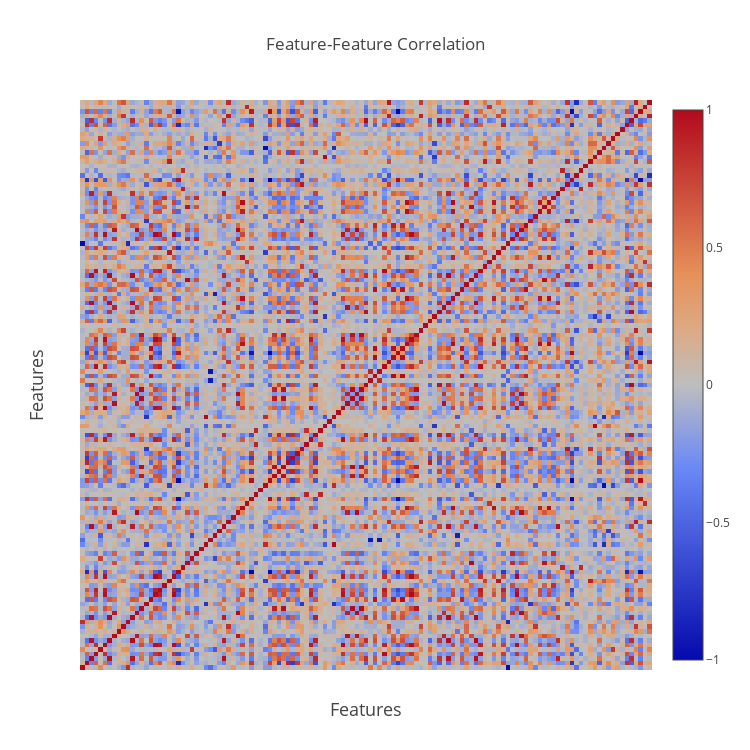

The notebook cell this image was saved under:
### Markdown cell above
### Correlations

### Code cell
#Correlations between features
corrFeat = dfTrain[features].corr()
dataCorrFeat = [go.Heatmap(x = features, y = features, z = corrFeat.values,
                          zmin = -1, zmax = 1, showscale = True)]
layout = dict(title = 'Feature-Feature Correlation',
             xaxis = dict(title = 'Features', titlefont = dict(size = 18),
                          showticklabels = False, ticks = ""),
              yaxis = dict(title = 'Features', titlefont = dict(size = 18),
                          showticklabels = False, ticks = ""),
              width = 750, height = 750,
              autosize = False
              )
figure = dict(data = dataCorrFeat, layout = layout)
iplot(figure)

### Figure 1 — Plotly figure (JSON) as saved in the notebook; plotly's stock layout.template omitted (floating-point values rounded to 4 significant figures; data arrays with more than 128 entries replaced by an {"elided": "..."} marker saying what was removed)
{"data": [{"showscale": true, "type": "heatmap", "x": ["lattice_angle_gamma_degree", "Cation-O NN1 BL Max", "Al CN Max", "In-In NN1 BL Max Inv", "O CN Min", "In CN Max", "O-Al NN1 BL Min Inv", "Ga CN Max", "O CN Max", "Clusters 2-3", "Hull Volume 1-3 Per Atom", "Al-O NN1 BL Min Inv", "Ga-O NN1 BL Max Inv", "Al-In NN1 BL Min Inv", "Clusters 1-2 Per Atom", "Ga-Al NN1 BL Max Inv", "In-O NN1 BL Avg Inv", "O-In NN1 BL Avg Inv", "Ga Atoms", "Unique 2", "O-In NN1 BL Min Inv", "O-O NN1 BL Min Inv", "In-O NN1 BL Range Inv", "Ga-Ga NN1 BL Min Inv", "O-O NN1 BL Range Inv", "O-Ga NN1 BL Max Inv", "O-Al NN1 BL Range Inv", "lattice_vector_1_ang", "lattice_angle_alpha_degree", "O-O NN1 BL Range", "Clusters Per Atom", "Al CN Avg", "Hull Volume 2-3 Per Atom", "xy", "Ga-O NN1 BL Avg Inv", "In-Ga NN1 BL Avg Inv", "Al-Ga NN1 BL Range Inv", "O-O NN1 BL Min", "Ga-O NN1 BL Range Inv", "O-Ga NN1 BL Range Inv", "lattice_angle_beta_degree", "O-O NN1 BL Avg", "Al-In NN1 BL Max Inv", "O-Al NN1 BL Max Inv", "Al-In NN1 BL Avg Inv", "Cation-O NN1 BL Avg", "percent_atom_al", "In Atoms", "number_of_total_atoms", "Ga-Al NN1 BL Range Inv", "In CN Min", "O-Al NN1 BL Avg Inv", "Ga-In NN1 BL Range Inv", "lattice_vector_3_ang", "Al-Al NN1 BL Range Inv", "xx", "Clusters 1-3", "In CN Avg", "Ga CN Avg", "In-Al NN1 BL Min Inv", "O-Ga NN1 BL Min Inv", "In-Al NN1 BL Avg Inv", "Al-Al NN1 BL Min Inv", "xz", "Al-Ga NN1 BL Min Inv", "yz", "In-In NN1 BL Avg Inv", "lattice_vector_2_ang", "Ga-Al NN1 BL Min Inv", "O-O NN1 BL Max Inv", "Ga-Al NN1 BL Avg Inv", "Ga-In NN1 BL Avg Inv", "In-O NN1 BL Max Inv", "In-Al NN1 BL Max Inv", "Clusters", "Ga-Ga NN1 BL Range Inv", "Cation-O NN1 BL Min", "zy", "Al-Al NN1 BL Max Inv", "Ga CN Min", "Al-O NN1 BL Max Inv", "In-Ga NN1 BL Min Inv", "spacegroup", "Al-Ga NN1 BL Avg Inv", "Hull Volume Per Atom", "Ga-Ga NN1 BL Avg Inv", "Al-O NN1 BL Avg Inv", "In-In NN1 BL Min Inv", "Unique 3", "Al-O NN1 BL Range Inv", "In-Ga NN1 BL Max Inv", "Clusters 1-2", "O-In NN1 BL Max Inv", "yx", "O-Ga NN1 BL Avg Inv", "In-O NN1 BL Min Inv", "Ga-O NN1 BL Min Inv", "Al-Ga NN1 BL Max Inv", "Hull Volume 1-3", "Clusters 2-3 Per Atom", "Ga-In NN1 BL Max Inv", "Ga-Ga NN1 BL Max Inv", "Ga-In NN1 BL Min Inv", "percent_atom_ga", "Al CN Min", "In-Al NN1 BL Range Inv", "Hull Volume", "O-O NN1 BL Avg Inv", "Hull Volume 1-2 Per Atom", "In-Ga NN1 BL Range Inv", "O-In NN1 BL Range Inv", "Unique 1", "zz", "Al Atoms", "zx", "Hull Volume 1-2", "O CN Avg", "Clusters 1-3 Per Atom", "In-In NN1 BL Range Inv", "percent_atom_in", "Al-Al NN1 BL Avg Inv", "Hull Volume 2-3", "O-O NN1 BL Max", "Al-In NN1 BL Range Inv", "yy"], "y": ["lattice_angle_gamma_degree", "Cation-O NN1 BL Max", "Al CN Max", "In-In NN1 BL Max Inv", "O CN Min", "In CN Max", "O-Al NN1 BL Min Inv", "Ga CN Max", "O CN Max", "Clusters 2-3", "Hull Volume 1-3 Per Atom", "Al-O NN1 BL Min Inv", "Ga-O NN1 BL Max Inv", "Al-In NN1 BL Min Inv", "Clusters 1-2 Per Atom", "Ga-Al NN1 BL Max Inv", "In-O NN1 BL Avg Inv", "O-In NN1 BL Avg Inv", "Ga Atoms", "Unique 2", "O-In NN1 BL Min Inv", "O-O NN1 BL Min Inv", "In-O NN1 BL Range Inv", "Ga-Ga NN1 BL Min Inv", "O-O NN1 BL Range Inv", "O-Ga NN1 BL Max Inv", "O-Al NN1 BL Range Inv", "lattice_vector_1_ang", "lattice_angle_alpha_degree", "O-O NN1 BL Range", "Clusters Per Atom", "Al CN Avg", "Hull Volume 2-3 Per Atom", "xy", "Ga-O NN1 BL Avg Inv", "In-Ga NN1 BL Avg Inv", "Al-Ga NN1 BL Range Inv", "O-O NN1 BL Min", "Ga-O NN1 BL Range Inv", "O-Ga NN1 BL Range Inv", "lattice_angle_beta_degree", "O-O NN1 BL Avg", "Al-In NN1 BL Max Inv", "O-Al NN1 BL Max Inv", "Al-In NN1 BL Avg Inv", "Cation-O NN1 BL Avg", "percent_atom_al", "In Atoms", "number_of_total_atoms", "Ga-Al NN1 BL Range Inv", "In CN Min", "O-Al NN1 BL Avg Inv", "Ga-In NN1 BL Range Inv", "lattice_vector_3_ang", "Al-Al NN1 BL Range Inv", "xx", "Clusters 1-3", "In CN Avg", "Ga CN Avg", "In-Al NN1 BL Min Inv", "O-Ga NN1 BL Min Inv", "In-Al NN1 BL Avg Inv", "Al-Al NN1 BL Min Inv", "xz", "Al-Ga NN1 BL Min Inv", "yz", "In-In NN1 BL Avg Inv", "lattice_vector_2_ang", "Ga-Al NN1 BL Min Inv", "O-O NN1 BL Max Inv", "Ga-Al NN1 BL Avg Inv", "Ga-In NN1 BL Avg Inv", "In-O NN1 BL Max Inv", "In-Al NN1 BL Max Inv", "Clusters", "Ga-Ga NN1 BL Range Inv", "Cation-O NN1 BL Min", "zy", "Al-Al NN1 BL Max Inv", "Ga CN Min", "Al-O NN1 BL Max Inv", "In-Ga NN1 BL Min Inv", "spacegroup", "Al-Ga NN1 BL Avg Inv", "Hull Volume Per Atom", "Ga-Ga NN1 BL Avg Inv", "Al-O NN1 BL Avg Inv", "In-In NN1 BL Min Inv", "Unique 3", "Al-O NN1 BL Range Inv", "In-Ga NN1 BL Max Inv", "Clusters 1-2", "O-In NN1 BL Max Inv", "yx", "O-Ga NN1 BL Avg Inv", "In-O NN1 BL Min Inv", "Ga-O NN1 BL Min Inv", "Al-Ga NN1 BL Max Inv", "Hull Volume 1-3", "Clusters 2-3 Per Atom", "Ga-In NN1 BL Max Inv", "Ga-Ga NN1 BL Max Inv", "Ga-In NN1 BL Min Inv", "percent_atom_ga", "Al CN Min", "In-Al NN1 BL Range Inv", "Hull Volume", "O-O NN1 BL Avg Inv", "Hull Volume 1-2 Per Atom", "In-Ga NN1 BL Range Inv", "O-In NN1 BL Range Inv", "Unique 1", "zz", "Al Atoms", "zx", "Hull Volume 1-2", "O CN Avg", "Clusters 1-3 Per Atom", "In-In NN1 BL Range Inv", "percent_atom_in", "Al-Al NN1 BL Avg Inv", "Hull Volume 2-3", "O-O NN1 BL Max", "Al-In NN1 BL Range Inv", "yy"], "z": {"elided": "125x125 float values"}, "zmax": 1, "zmin": -1}], "layout": {"autosize": false, "height": 750, "title": "Feature-Feature Correlation", "width": 750, "xaxis": {"showticklabels": false, "ticks": "", "title": "Features", "titlefont": {"size": 18}}, "yaxis": {"showticklabels": false, "ticks": "", "title": "Features", "titlefont": {"size": 18}}}}
